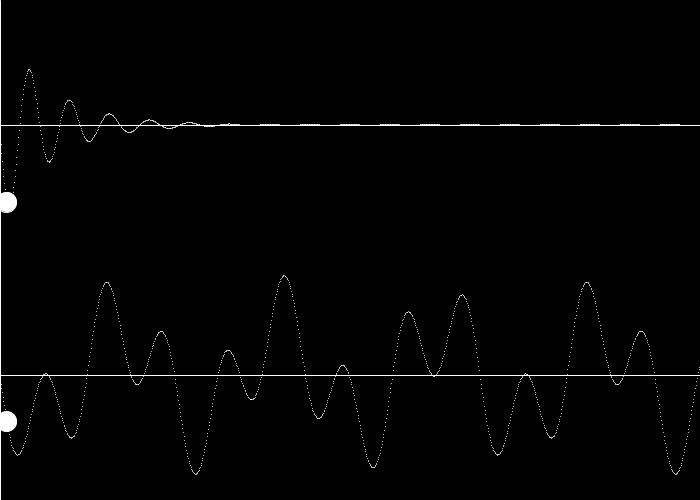
Frame 1 (no input)
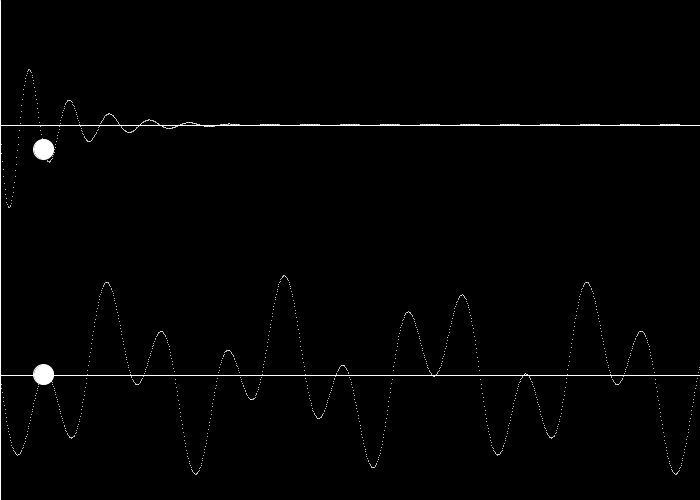
Frame 60 (the mouse pressed at the canvas centre just before this capture)
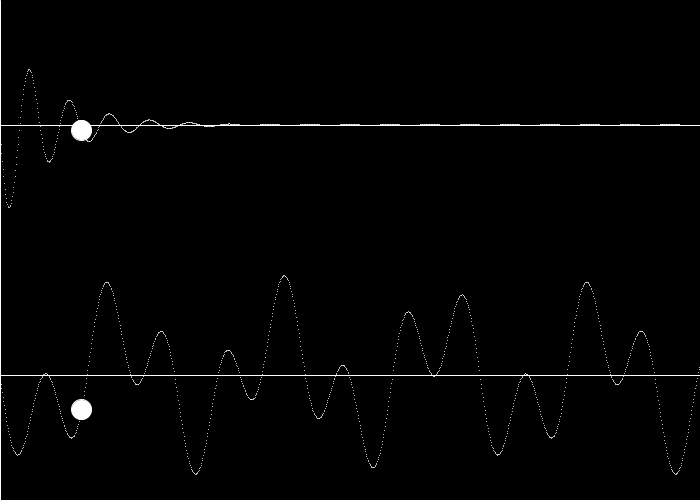
Frame 120 (the mouse held since frame 60 and released just before this capture)

The Processing sketch that drew these frames (run headless with seeded random() and noise(); from frame 60 on, the mouse is pressed at the canvas centre):

// Processing sketch: processing_186693
// ── processing_186693.pde

float posX1=0,posY1=height/4, posX2=0, posY2=height/2;
float T=10;
float vel;
float x1=2*PI;
float x2=2*PI;
float theta;

void setup(){
size(700,500);
vel=2*PI*1/T;}

void draw(){
background(0);
//dibujar coordenadas
stroke(255);
line(0,0,0,height);
line(0,height/4,width,height/4);
line(0,3*height/4,width,3*height/4);

//pintar función oscilador simple
translate(0, height/4);
for(theta=0;theta<=width;theta+=vel)
  {point(theta,100*sin(PI/20*theta)*exp(-0.02*theta));}
//añadir velocidad
x1+=vel;
//actualizar posiciones
posX1=x1;
posY1=100*sin(PI/20*x1)*exp(-0.02*x1);
//dibujar elipse que sigue la trayectoria del oscilador simple
fill(255);
ellipse(posX1,posY1,20,20);

//dibujar función oscilador combinado
translate(0, height/2);
for(theta=0;theta<=width;theta+=vel)
  {point(theta,50*sin(PI/80*theta)+50*sin(PI/30*theta));}
//añadir velocidad
x2+=vel;
//actualizar posiciones según la función
posX2=x2;
posY2=50*sin(PI/80*x2) + 50*sin(PI/30*x2);
//dibujar elipse
fill(255);
ellipse(posX2,posY2,20,20);

}
